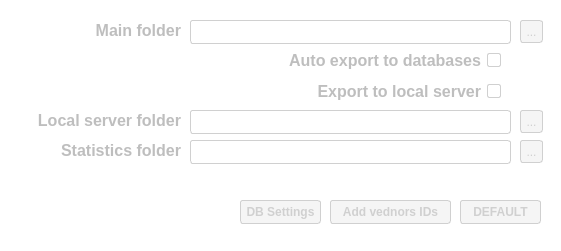
       <widget class="QWidget" name="widget_db_others" native="true">
        <property name="enabled">
         <bool>false</bool>
        </property>
        <property name="geometry">
         <rect>
          <x>0</x>
          <y>170</y>
          <width>561</width>
          <height>251</height>
         </rect>
        </property>
        <property name="layoutDirection">
         <enum>Qt::LeftToRight</enum>
        </property>
        <property name="styleSheet">
         <string notr="true">background-color: rgba(255, 255, 255,0);</string>
        </property>
        <widget class="QPushButton" name="default_btn">
         <property name="enabled">
          <bool>false</bool>
         </property>
         <property name="geometry">
          <rect>
           <x>460</x>
           <y>200</y>
           <width>81</width>
           <height>24</height>
          </rect>
         </property>
         <property name="font">
          <font>
           <bold>true</bold>
          </font>
         </property>
         <property name="styleSheet">
          <string notr="true">QPushButton {border: 1px solid gray;
border-color:rgb(208,208,208);
border-radius: 3px;
background-color: rgb(245, 245, 245);
color: rgb(0, 0, 0);}
QPushButton:hover {
	background-color: rgba(150, 190, 13, 100);
}
QPushButton:disabled {
color: rgb(208,208,208);
}</string>
         </property>
         <property name="text">
          <string>DEFAULT</string>
         </property>
        </widget>
        <widget class="QPushButton" name="db_btn">
         <property name="enabled">
          <bool>false</bool>
         </property>
         <property name="geometry">
          <rect>
           <x>240</x>
           <y>200</y>
           <width>81</width>
           <height>24</height>
          </rect>
         </property>
         <property name="font">
          <font>
           <bold>true</bold>
          </font>
         </property>
         <property name="styleSheet">
          <string notr="true">QPushButton {border: 1px solid gray;
border-color:rgb(208,208,208);
border-radius: 3px;
background-color: rgb(245, 245, 245);
color: rgb(0, 0, 0);}
QPushButton:hover {
	background-color: rgba(150, 190, 13, 100);
}
QPushButton:disabled {
	color: rgb(208,208,208);
}</string>
         </property>
         <property name="text">
          <string>DB Settings</string>
         </property>
        </widget>
        <widget class="QPushButton" name="vendors_btn">
         <property name="enabled">
          <bool>false</bool>
         </property>
         <property name="geometry">
          <rect>
           <x>330</x>
           <y>200</y>
           <width>121</width>
           <height>24</height>
          </rect>
         </property>
         <property name="font">
          <font>
           <bold>true</bold>
          </font>
         </property>
         <property name="styleSheet">
          <string notr="true">QPushButton {border: 1px solid gray;
border-color:rgb(208,208,208);
border-radius: 3px;
background-color: rgb(245, 245, 245);
color: rgb(0, 0, 0);}
QPushButton:hover {
	background-color: rgba(150, 190, 13, 100);
}
QPushButton:disabled {
	color: rgb(208,208,208);
}</string>
         </property>
         <property name="text">
          <string>Add vednors IDs</string>
         </property>
        </widget>
        <widget class="QLabel" name="settings_main_folder_label">
         <property name="geometry">
          <rect>
           <x>30</x>
           <y>10</y>
           <width>151</width>
           <height>41</height>
          </rect>
         </property>
         <property name="font">
          <font>
           <pointsize>12</pointsize>
           <bold>true</bold>
          </font>
         </property>
         <property name="layoutDirection">
          <enum>Qt::LeftToRight</enum>
         </property>
         <property name="styleSheet">
          <string notr="true"/>
         </property>
         <property name="text">
          <string>Main folder</string>
         </property>
         <property name="alignment">
          <set>Qt::AlignRight|Qt::AlignTrailing|Qt::AlignVCenter</set>
         </property>
        </widget>
        <widget class="QLineEdit" name="main_folder_line">
         <property name="enabled">
          <bool>false</bool>
         </property>
         <property name="geometry">
          <rect>
           <x>190</x>
           <y>20</y>
           <width>321</width>
           <height>24</height>
          </rect>
         </property>
         <property name="styleSheet">
          <string notr="true">QLineEdit{
border: 1px solid gray;
border-color:rgb(208,208,208);
border-radius: 3px;
background-color: rgb(255, 255, 255);
color: rgb(0, 0, 0);
}
QLineEdit::Disabled{
color: rgb(208,208,208);
}

</string>
         </property>
         <property name="alignment">
          <set>Qt::AlignLeading|Qt::AlignLeft|Qt::AlignVCenter</set>
         </property>
        </widget>
        <widget class="QToolButton" name="main_folder_btn">
         <property name="enabled">
          <bool>false</bool>
         </property>
         <property name="geometry">
          <rect>
           <x>520</x>
           <y>20</y>
           <width>23</width>
           <height>23</height>
          </rect>
         </property>
         <property name="styleSheet">
          <string notr="true">QToolButton {border: 1px solid gray;
border-color:rgb(208,208,208);
border-radius: 3px;
background-color: rgb(245, 245, 245);
color: rgb(0, 0, 0);}
QToolButton:hover {
	background-color: rgba(150, 190, 13, 100);
}
QToolButton:disabled {
	color: rgb(208,208,208);
}</string>
         </property>
         <property name="text">
          <string>...</string>
         </property>
        </widget>
        <widget class="QToolButton" name="calib_databse_export_btn">
         <property name="enabled">
          <bool>false</bool>
         </property>
         <property name="geometry">
          <rect>
           <x>520</x>
           <y>110</y>
           <width>23</width>
           <height>23</height>
          </rect>
         </property>
         <property name="styleSheet">
          <string notr="true">QToolButton {border: 1px solid gray;
border-color:rgb(208,208,208);
border-radius: 3px;
background-color: rgb(245, 245, 245);
color: rgb(0, 0, 0);}
QToolButton:hover {
	background-color: rgba(150, 190, 13, 100);
}
QToolButton:disabled {
	color: rgb(208,208,208);
}</string>
         </property>
         <property name="text">
          <string>...</string>
         </property>
        </widget>
        <widget class="QLineEdit" name="calib_database_export_folder_line">
         <property name="enabled">
          <bool>false</bool>
         </property>
         <property name="geometry">
          <rect>
           <x>190</x>
           <y>110</y>
           <width>321</width>
           <height>24</height>
          </rect>
         </property>
         <property name="styleSheet">
          <string notr="true">QLineEdit{
border: 1px solid gray;
border-color:rgb(208,208,208);
border-radius: 3px;
background-color: rgb(255, 255, 255);
color: rgb(0, 0, 0);
}
QLineEdit::Disabled{
color: rgb(208,208,208);
}

</string>
         </property>
         <property name="alignment">
          <set>Qt::AlignLeading|Qt::AlignLeft|Qt::AlignVCenter</set>
         </property>
        </widget>
        <widget class="QLabel" name="settings_calib_export_label_2">
         <property name="geometry">
          <rect>
           <x>10</x>
           <y>100</y>
           <width>171</width>
           <height>41</height>
          </rect>
         </property>
         <property name="font">
          <font>
           <pointsize>12</pointsize>
           <bold>true</bold>
          </font>
         </property>
         <property name="layoutDirection">
          <enum>Qt::LeftToRight</enum>
         </property>
         <property name="styleSheet">
          <string notr="true"/>
         </property>
         <property name="text">
          <string>Local server folder</string>
         </property>
         <property name="alignment">
          <set>Qt::AlignRight|Qt::AlignTrailing|Qt::AlignVCenter</set>
         </property>
        </widget>
        <widget class="QToolButton" name="calib_statistics_btn">
         <property name="enabled">
          <bool>false</bool>
         </property>
         <property name="geometry">
          <rect>
           <x>520</x>
           <y>140</y>
           <width>23</width>
           <height>23</height>
          </rect>
         </property>
         <property name="styleSheet">
          <string notr="true">QToolButton {border: 1px solid gray;
border-color:rgb(208,208,208);
border-radius: 3px;
background-color: rgb(245, 245, 245);
color: rgb(0, 0, 0);}
QToolButton:hover {
	background-color: rgba(150, 190, 13, 100);
}
QToolButton:disabled {
	color: rgb(208,208,208);
}</string>
         </property>
         <property name="text">
          <string>...</string>
         </property>
        </widget>
        <widget class="QLabel" name="settings_calib_export_label_3">
         <property name="geometry">
          <rect>
           <x>10</x>
           <y>130</y>
           <width>171</width>
           <height>41</height>
          </rect>
         </property>
         <property name="font">
          <font>
           <pointsize>12</pointsize>
           <bold>true</bold>
          </font>
         </property>
         <property name="layoutDirection">
          <enum>Qt::LeftToRight</enum>
         </property>
         <property name="styleSheet">
          <string notr="true"/>
         </property>
         <property name="text">
          <string>Statistics folder</string>
         </property>
         <property name="alignment">
          <set>Qt::AlignRight|Qt::AlignTrailing|Qt::AlignVCenter</set>
         </property>
        </widget>
        <widget class="QLineEdit" name="calib_statistics_folder_line">
         <property name="enabled">
          <bool>false</bool>
         </property>
         <property name="geometry">
          <rect>
           <x>190</x>
           <y>140</y>
           <width>321</width>
           <height>24</height>
          </rect>
         </property>
         <property name="styleSheet">
          <string notr="true">QLineEdit{
border: 1px solid gray;
border-color:rgb(208,208,208);
border-radius: 3px;
background-color: rgb(255, 255, 255);
color: rgb(0, 0, 0);
}
QLineEdit::Disabled{
color: rgb(208,208,208);
}

</string>
         </property>
         <property name="alignment">
          <set>Qt::AlignLeading|Qt::AlignLeft|Qt::AlignVCenter</set>
         </property>
        </widget>
        <widget class="QCheckBox" name="check_export_to_loc_server">
         <property name="enabled">
          <bool>false</bool>
         </property>
         <property name="geometry">
          <rect>
           <x>180</x>
           <y>80</y>
           <width>321</width>
           <height>22</height>
          </rect>
         </property>
         <property name="font">
          <font>
           <pointsize>12</pointsize>
           <bold>true</bold>
          </font>
         </property>
         <property name="layoutDirection">
          <enum>Qt::RightToLeft</enum>
         </property>
         <property name="styleSheet">
          <string notr="true">QCheckBox{background-color: rgba(255, 255, 255, 0);}

QCheckBox::indicator {
        border: 1px solid rgb(208,208,208);
        border-radius: 2px; 
    }
    QCheckBox::indicator:checked {
		
	background-color: rgb(0,0,0);
        border: 3px solid rgb(208,208,208);
    }
    QCheckBox::indicator:unchecked {
        background-color: rgba(255, 255, 255, 0);
        border: 1px solid rgb(208,208,208);
    }
</string>
         </property>
         <property name="text">
          <string>Export to local server</string>
         </property>
        </widget>
        <widget class="QCheckBox" name="check_auto_export">
         <property name="enabled">
          <bool>false</bool>
         </property>
         <property name="geometry">
          <rect>
           <x>180</x>
           <y>50</y>
           <width>321</width>
           <height>21</height>
          </rect>
         </property>
         <property name="font">
          <font>
           <pointsize>12</pointsize>
           <bold>true</bold>
          </font>
         </property>
         <property name="layoutDirection">
          <enum>Qt::RightToLeft</enum>
         </property>
         <property name="styleSheet">
          <string notr="true">QCheckBox{background-color: rgba(255, 255, 255, 0);}

QCheckBox::indicator {
        border: 1px solid rgb(208,208,208);
        border-radius: 2px; 
    }
    QCheckBox::indicator:checked {
		
	background-color: rgb(0,0,0);
        border: 3px solid rgb(208,208,208);
    }
    QCheckBox::indicator:unchecked {
        background-color: rgba(255, 255, 255, 0);
        border: 1px solid rgb(208,208,208);
    }
</string>
         </property>
         <property name="text">
          <string>Auto export to databases</string>
         </property>
        </widget>
       </widget>
